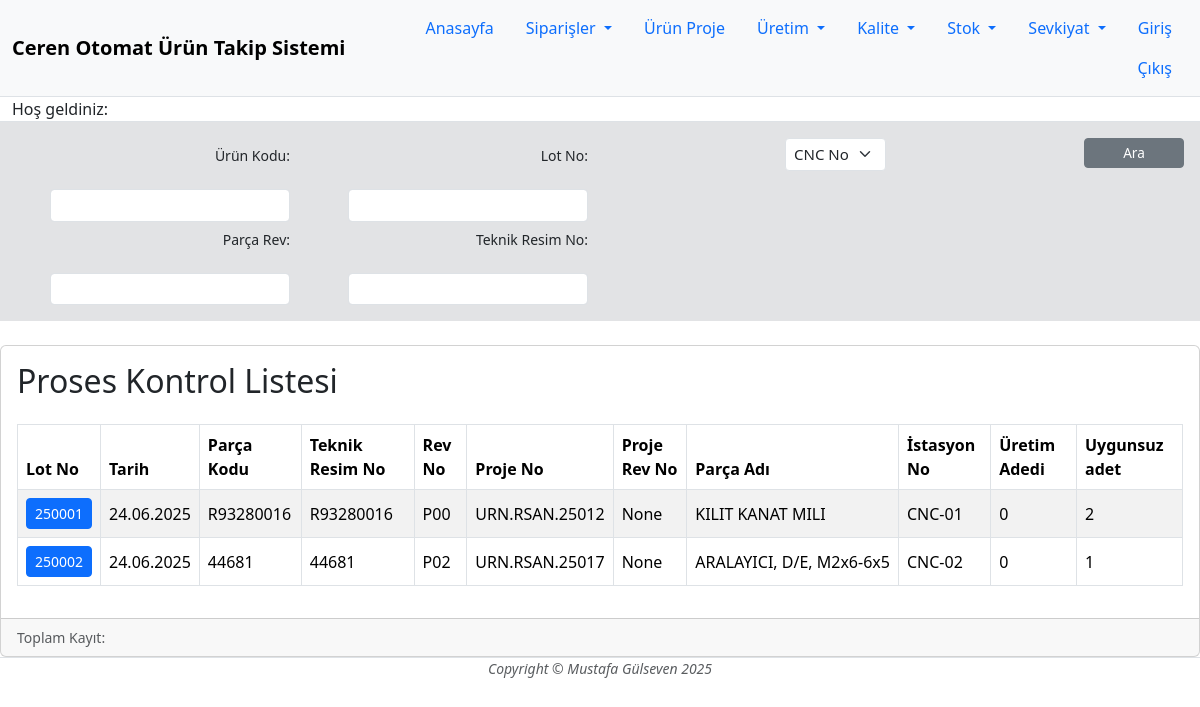
The page /proses-kontrol on the database its author committed.
### main.py (models this page shows)
class Lot(db.Model):
    __tablename__ = "lot"
    id: Mapped[int] = mapped_column(Integer, primary_key=True)
    lot_no: Mapped[str] = mapped_column(String(10), unique=True, nullable=False)
    proje_id: Mapped[int] = mapped_column(Integer, ForeignKey('proje.id'))
    proje = relationship("Proje", back_populates="lot")
    opr_id: Mapped[int] = mapped_column(Integer, ForeignKey('operasyon.id'))
    opr_name = relationship('Operasyon')
    ad: Mapped[int] = mapped_column(Integer, unique=False, nullable=False)
    plan_id: Mapped[int] = mapped_column(Integer, ForeignKey('plan.id'))
    plan = relationship('Plan')
    sure: Mapped[int] = mapped_column(Integer, unique=False, nullable=True)
    fire_ad: Mapped[int] = mapped_column(Integer, unique=False, nullable=True)
    malz_id: Mapped[int] = mapped_column(Integer, unique=False,nullable=True)
    lot_stat: Mapped[str] = mapped_column(String(100), unique=False, nullable=True)
    tarih: Mapped[datetime] = mapped_column(DateTime, default=datetime.utcnow)
    malz = relationship("Malztransc", back_populates="lot")
    sevk = relationship("Sevkiyat", back_populates="lot")
    operator_id: Mapped[int] = mapped_column(Integer, ForeignKey('personel.id'), nullable=True)
    operator = relationship("Personel", back_populates="oprtr")

class Proje(db.Model):
    __tablename__ = "proje"
    id: Mapped[int] = mapped_column(Integer, primary_key=True)
    urn_no: Mapped[str] = mapped_column(String(100), unique=False, nullable=False)
    tkr_no: Mapped[str] = mapped_column(String(100), unique=False, nullable=False)
    tkr_rev_no: Mapped[str] = mapped_column(String(10), unique=False, nullable=False)
    urn_adi: Mapped[str] = mapped_column(String(250), unique=False, nullable=False)
    prj_no: Mapped[str] = mapped_column(String(250), unique=True, nullable=True)
    prj_rev = relationship('Projerevtakip', back_populates="prj")
    kal_class: Mapped[str] = mapped_column(String(50), unique=False, nullable=True)
    cap: Mapped[float]=mapped_column(Float,unique=False,nullable=True)
    boy: Mapped[float] = mapped_column(Float, unique=False, nullable=True)
    project=relationship("Satir", back_populates="urn")
    malz_id: Mapped[int] = mapped_column(Integer, ForeignKey('malzeme.id'), nullable=True)
    malz = relationship('Malzeme')
    lot = relationship('Lot', back_populates="proje")
    cihaz = relationship('Projecihaz', back_populates="proje")
    prog: Mapped[str] = mapped_column(String(250), unique=False, nullable=True)
    stat: Mapped[str] = mapped_column(String(250), default="Açık",unique=False, nullable=True)
    opr = relationship('Projeopr', back_populates="proje")
    malz_sah: Mapped[str] = mapped_column(String(250), unique=False, nullable=True)
    proj_rev_no: Mapped[int] = mapped_column(Integer, default=0,  nullable=True)
    teklif_sure: Mapped[int] = mapped_column(Integer, nullable=True)
    yay_tarh: Mapped[date] = mapped_column(Date, default=date.today(), nullable=True)
    rev_tarh: Mapped[date] = mapped_column(Date, default=date.today(), nullable=True)

class Cnc(db.Model):
    __tablename__ = "cnc"
    id: Mapped[int] = mapped_column(Integer, primary_key=True)
    marka: Mapped[str] = mapped_column(String(100), unique=False, nullable=False)
    model: Mapped[str] = mapped_column(String(100), unique=False, nullable=False)
    cnc_no: Mapped[str] = mapped_column(String(100), unique=True, nullable=False)
    maks_cap: Mapped[int] = mapped_column(Integer, unique=False, nullable=False)

### main.py (the view)
@app.route("/proses-kontrol", methods=["GET","POST"])
def proses_kontrol():
    query = db.session.query(Lot).filter(or_(Lot.lot_stat == 'Ayar', Lot.lot_stat == 'Seri'))
    cncler = db.session.query(Cnc).all()
    lot_filtre = request.args.get('lot_no', '')
    urnno_filtre = request.args.get('parca_no', '')
    rsmno_filtre = request.args.get('resim_no', '')
    revno_filtre = request.args.get('parca_rev', '')
    cnc_filtre = request.args.get('cnc_no', '')
    if lot_filtre:
        query = query.filter(Lot.lot_no.ilike(f"%{lot_filtre}%"))
    if urnno_filtre:
        query = query.filter(Lot.proje.has(Proje.urn_no.ilike(f"%{urnno_filtre}%")))
    if rsmno_filtre:
        query = query.filter(Lot.proje.has(Proje.tkr_no.ilike(f"%{rsmno_filtre}%")))
    if revno_filtre:
        query = query.filter(Lot.proje.has(Proje.tkr_rev_no.ilike(f"%{revno_filtre}%")))
    if cnc_filtre != '':
        query = query.filter(Lot.plan.has(Plan.cnc_id == cnc_filtre))
    toplam_kayit = query.count()
    lot = query.all()
    return render_template("proses-kontrol.html", logged_in=current_user.is_authenticated, user=current_user, lot=lot, cnc=cncler)

### templates/proses-kontrol.html (shortened to what this page needs)
{% from "bootstrap5/form.html" import render_form %}{% include "header.html" %}
<div class="container-fluid p-3 bg-secondary-subtle">
    <form action="{{ url_for('proses_kontrol') }}" method="get">
        <div class="row" id="dataAdd3">
            <div class="col-md-3">
                <div class="row g-3 justify-content-end ">
                    <div class="col-auto ">
                        <label for="parca-no1" class="col-form-label filtre" >Ürün Kodu:</label>
                    </div>
                    <div class="col-auto">
                        <input type="text" id="parca-no1" class="form-control form-control-sm filtre-form" value="{{request.args.get('parca_no','')}}" name="parca_no">
                    </div>
                </div>
                <div class="row g-3 justify-content-end">
                    <div class="col-auto ">
                        <label for="parca-rev1" class="col-form-label filtre" >Parça Rev:</label>
                    </div>
                    <div class="col-auto">
                        <input type="text" id="parca-rev1" class="form-control form-control-sm filtre-form" value="{{request.args.get('parca_rev','')}}" name="parca_rev">
                    </div>
                </div>
            </div>
            <div class="col-md-3">
                <div class="row g-3 justify-content-end ">
                    <div class="col-auto ">
                        <label for="proje-no1" class="col-form-label filtre" >Lot No:</label>
                    </div>
                    <div class="col-auto">
                        <input type="text" id="proje-no1" class="form-control form-control-sm filtre-form" value="{{request.args.get('lot_no','')}}" name="lot_no">
                    </div>
                </div>
                <div class="row g-3 justify-content-end">
                    <div class="col-auto ">
                        <label for="teknik-no1" class="col-form-label filtre" >Teknik Resim No:</label>
                    </div>
                    <div class="col-auto">
                        <input type="text" id="teknik-no1" class="form-control form-control-sm filtre-form" value="{{request.args.get('resim_no','')}}" name="resim_no">
                    </div>
                </div>
            </div>
            <div class="col-md-3">
                <div class="row g-3 justify-content-end " >
                    <div class="col-auto ">
                        <select class="form-select form-select-sm filtre-form" aria-label="Small select example"  name="cnc_no">
                            <option value="" {% if request.args.get('cnc_no') == '' %}selected{% endif %}>CNC No</option>
                        </select>
                    </div>
                </div>
            </div>
            <div class="col-md-3">
                <div class="row g-3 justify-content-end">
                    <div class="col-auto">
                        <button type="submit" class="btn btn-secondary btn-sm ara" style="--bs-btn-padding-y: .25rem; --bs-btn-padding-x: .5rem; --bs-btn-font-size: .85rem;">Ara</button>
                    </div>
                </div>
            </div>
        </div>
    </form>
</div>
<div class="card mt-4 shadow-sm5">
    <div class="card-body p-3">
        <h2 class="mb-4">Proses Kontrol Listesi</h2>
        <div class="table-responsive">
            <table class="table table-bordered table-hover table-mrp table-striped align-middle">
                <thead>
                    <tr>
                        <th>Lot No</th>
                        <th>Tarih</th>
                        <th>Parça Kodu</th>
                        <th>Teknik Resim No</th>
                        <th>Rev No</th>
                        <th>Proje No</th>
                        <th>Proje Rev No</th>
                        <th>Parça Adı</th>
                        <th>İstasyon No</th>
                        <th>Üretim Adedi</th>
                        <th>Uygunsuz adet</th>
                    </tr>
                </thead>
                <tbody>
                    {% for l in lot %}
                    <tr>
                        <td><a href="#"><button type="button" class="btn btn-primary btn-sm">{{ l.lot_no }}</button></a></td>
                        <td>{{ l.tarih.strftime("%d.%m.%Y") }}</td>
                        <td>{{ l.proje.urn_no }}</td>
                        <td>{{ l.proje.tkr_no }}</td>
                        <td>{{ l.proje.tkr_rev_no }}</td>
                        <td>{{ l.proje.prj_no }}</td>
                        <td>{{ l.proje.proj_rev_no }}</td>
                        <td>{{ l.proje.urn_adi }}</td>
                        <td>{{ l.plan.cnc.cnc_no }}</td>
                        <td>{{ l.ad }}</td>
                        <td>{{ l.fire_ad }}</td>
                    </tr>
                    {% endfor %}
                </tbody>
            </table>
        </div>
    </div>
    <div class="card-footer d-flex justify-content-between align-items-center px-3 py-2">
        <small class="text-muted">Toplam Kayıt: {{ toplam_kayit }}</small>
    </div>
</div>
{% include "footer.html" %}

### static/css/styles.css (style rules this page uses)
.filtre { background-color: rgba(17, 56, 23, 0.08,0.9); font-size: 14px; }
.ara { width: 100px; }
.filtre-form { font-size: 15px; }
th, td { padding: 10px; text-align: left; }
.table-mrp tbody tr { height: 25px; }
.table-mrp td { overflow: hidden; white-space: nowrap; text-overflow: ellipsis; }

### rows shown on the page
Lot: lot_no "250001", tarih "24.06.2025", proje.urn_no "R93280016", proje.tkr_no "R93280016", proje.tkr_rev_no "P00", proje.prj_no "URN.RSAN.25012", proje.proj_rev_no "None", proje.urn_adi "KILIT KANAT MILI", plan.cnc.cnc_no "CNC-01", ad "0", fire_ad "2"
Lot: lot_no "250002", tarih "24.06.2025", proje.urn_no "44681", proje.tkr_no "44681", proje.tkr_rev_no "P02", proje.prj_no "URN.RSAN.25017", proje.proj_rev_no "None", proje.urn_adi "ARALAYICI, D/E, M2x6-6x5", plan.cnc.cnc_no "CNC-02", ad "0", fire_ad "1"
